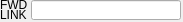
  <widget class="caFrame" name="caFrame_11">
   <property name="geometry">
    <rect>
     <x>271</x>
     <y>805</y>
     <width>183</width>
     <height>22</height>
    </rect>
   </property>
   <widget class="caTextEntry" name="caTextEntry_30">
    <property name="geometry">
     <rect>
      <x>31</x>
      <y>0</y>
      <width>150</width>
      <height>20</height>
     </rect>
    </property>
    <property name="channel" stdset="0">
     <string>$(P)$(M).FLNK</string>
    </property>
    <property name="foreground">
     <color>
      <red>0</red>
      <green>0</green>
      <blue>0</blue>
     </color>
    </property>
    <property name="background">
     <color>
      <red>164</red>
      <green>170</green>
      <blue>255</blue>
     </color>
    </property>
    <property name="colorMode">
     <enum>caLineEdit::Static</enum>
    </property>
    <property name="precisionMode">
     <enum>caLineEdit::Channel</enum>
    </property>
    <property name="limitsMode">
     <enum>caLineEdit::Channel</enum>
    </property>
    <property name="maxValue">
     <double>1.000000000000000</double>
    </property>
    <property name="minValue">
     <double>0.000000000000000</double>
    </property>
    <property name="fontScaleMode">
     <enum>caLineEdit::Height</enum>
    </property>
    <property name="formatType">
     <enum>caLineEdit::string</enum>
    </property>
   </widget>
   <widget class="caLabel" name="caLabel_75">
    <property name="geometry">
     <rect>
      <x>0</x>
      <y>0</y>
      <width>30</width>
      <height>10</height>
     </rect>
    </property>
    <property name="frameShape">
     <enum>QFrame::NoFrame</enum>
    </property>
    <property name="text">
     <string>FWD</string>
    </property>
    <property name="alignment">
     <set>Qt::AlignAbsolute|Qt::AlignLeading|Qt::AlignLeft|Qt::AlignVCenter</set>
    </property>
    <property name="fontScaleMode">
     <enum>ESimpleLabel::Height</enum>
    </property>
    <property name="foreground">
     <color>
      <red>195</red>
      <green>195</green>
      <blue>195</blue>
     </color>
    </property>
    <property name="background">
     <color alpha="0">
      <red>0</red>
      <green>0</green>
      <blue>0</blue>
     </color>
    </property>
   </widget>
   <widget class="caLabel" name="caLabel_76">
    <property name="geometry">
     <rect>
      <x>0</x>
      <y>10</y>
      <width>30</width>
      <height>10</height>
     </rect>
    </property>
    <property name="frameShape">
     <enum>QFrame::NoFrame</enum>
    </property>
    <property name="text">
     <string>LINK</string>
    </property>
    <property name="alignment">
     <set>Qt::AlignAbsolute|Qt::AlignLeading|Qt::AlignLeft|Qt::AlignVCenter</set>
    </property>
    <property name="fontScaleMode">
     <enum>ESimpleLabel::Height</enum>
    </property>
    <property name="foreground">
     <color>
      <red>195</red>
      <green>195</green>
      <blue>195</blue>
     </color>
    </property>
    <property name="background">
     <color alpha="0">
      <red>0</red>
      <green>0</green>
      <blue>0</blue>
     </color>
    </property>
   </widget>
  </widget>
